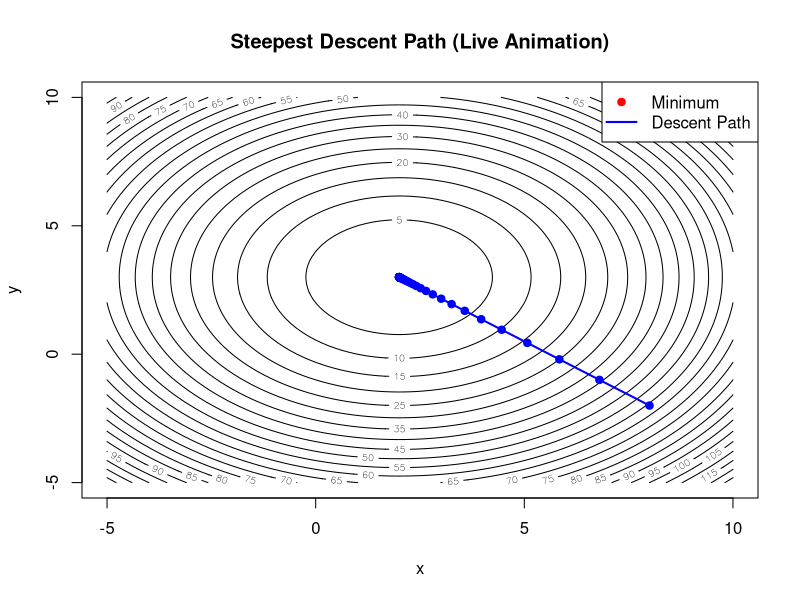

Reproduce this figure in R.
# Example: Visualizing Steepest Descent on a Quadratic Function

# Define the cost function: f(x, y) = (x - 2)^2 + (y - 3)^2
# This function has a global minimum at (2, 3)
f <- function(x, y) {
  (x - 2)^2 + (y - 3)^2
}

# Define the gradient of the function
grad_f <- function(x, y) {
  # Partial derivatives: df/dx = 2*(x - 2), df/dy = 2*(y - 3)
  c(2 * (x - 2), 2 * (y - 3))
}

# Create a grid for contour plotting
x_seq <- seq(-5, 10, length.out = 100)
y_seq <- seq(-5, 10, length.out = 100)
z <- outer(x_seq, y_seq, FUN = function(x, y) f(x, y))

# Set up the initial point for gradient descent (start far from the minimum)
current_point <- c(8, -2)

# Set the learning rate
alpha <- 0.1

# Plot the contour map of the cost function
contour(x_seq, y_seq, z, nlevels = 30,
        xlab = "x", ylab = "y", 
        main = "Steepest Descent Path (Live Animation)")
# Mark the global minimum
points(2, 3, pch = 19, col = "red")
# Mark the initial point
points(current_point[1], current_point[2], pch = 19, col = "blue")

# Number of iterations for the demonstration
num_iterations <- 50

# To store the path (for later use if needed)
path <- matrix(current_point, ncol = 2)

# Run the gradient descent loop and update the plot in real time
for (i in 1:num_iterations) {
  # Calculate the gradient at the current point
  grad <- grad_f(current_point[1], current_point[2])
  
  # Compute the next point using the steepest descent update rule
  next_point <- current_point - alpha * grad
  
  # Draw a line segment from the current point to the next point
  segments(current_point[1], current_point[2], next_point[1], next_point[2],
           col = "blue", lwd = 2)
  
  # Plot the new point
  points(next_point[1], next_point[2], pch = 19, col = "blue")
  
  # Update the current point for the next iteration
  current_point <- next_point
  path <- rbind(path, current_point)
  
  # Pause briefly to simulate live updates (adjust sleep time as desired)
  Sys.sleep(0.2)
}

# Optionally, you could add a legend
legend("topright", legend = c("Minimum", "Descent Path"),
       pch = c(19, NA), lwd = c(NA, 2), col = c("red", "blue"))
